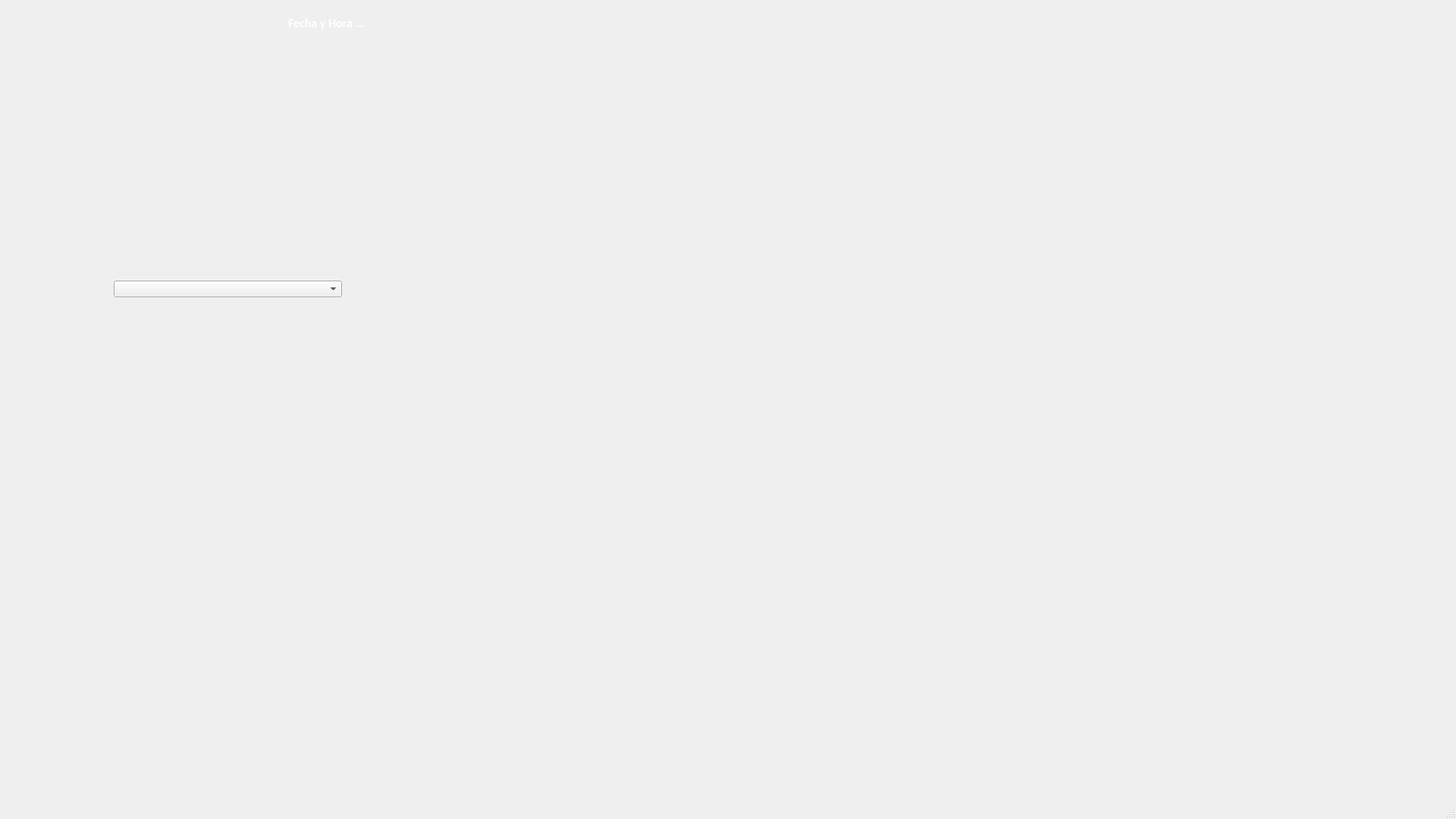
<?xml version="1.0" encoding="UTF-8"?>
<ui version="4.0">
 <class>MainWindow</class>
 <widget class="QMainWindow" name="MainWindow">
  <property name="geometry">
   <rect>
    <x>0</x>
    <y>0</y>
    <width>1920</width>
    <height>1080</height>
   </rect>
  </property>
  <property name="windowTitle">
   <string>MainWindow</string>
  </property>
  <widget class="QWidget" name="centralwidget">
   <widget class="QLabel" name="fondo">
    <property name="geometry">
     <rect>
      <x>0</x>
      <y>-5</y>
      <width>1921</width>
      <height>1051</height>
     </rect>
    </property>
    <property name="text">
     <string/>
    </property>
    <property name="pixmap">
     <pixmap>img_fondo.jpg</pixmap>
    </property>
    <property name="scaledContents">
     <bool>true</bool>
    </property>
   </widget>
   <widget class="QLabel" name="logo">
    <property name="geometry">
     <rect>
      <x>0</x>
      <y>0</y>
      <width>1141</width>
      <height>341</height>
     </rect>
    </property>
    <property name="text">
     <string/>
    </property>
    <property name="pixmap">
     <pixmap>logo.png</pixmap>
    </property>
    <property name="scaledContents">
     <bool>true</bool>
    </property>
   </widget>
   <widget class="QLabel" name="out_fecha">
    <property name="geometry">
     <rect>
      <x>380</x>
      <y>20</y>
      <width>171</width>
      <height>21</height>
     </rect>
    </property>
    <property name="font">
     <font>
      <family>Calibri</family>
      <pointsize>12</pointsize>
      <weight>75</weight>
      <bold>true</bold>
     </font>
    </property>
    <property name="styleSheet">
     <string notr="true">color: rgb(255, 255, 255);</string>
    </property>
    <property name="text">
     <string>Fecha y Hora ...</string>
    </property>
   </widget>
   <widget class="QComboBox" name="cbox_listado">
    <property name="geometry">
     <rect>
      <x>150</x>
      <y>370</y>
      <width>301</width>
      <height>22</height>
     </rect>
    </property>
    <property name="font">
     <font>
      <family>Calibri</family>
      <pointsize>12</pointsize>
      <weight>75</weight>
      <bold>true</bold>
     </font>
    </property>
    <property name="styleSheet">
     <string notr="true">color: rgb(0, 0, 0);</string>
    </property>
   </widget>
   <zorder>fondo</zorder>
   <zorder>logo</zorder>
   <zorder>cbox_listado</zorder>
   <zorder>out_fecha</zorder>
  </widget>
  <widget class="QMenuBar" name="menubar">
   <property name="geometry">
    <rect>
     <x>0</x>
     <y>0</y>
     <width>1920</width>
     <height>26</height>
    </rect>
   </property>
  </widget>
  <widget class="QStatusBar" name="statusbar"/>
 </widget>
 <resources/>
 <connections/>
</ui>
